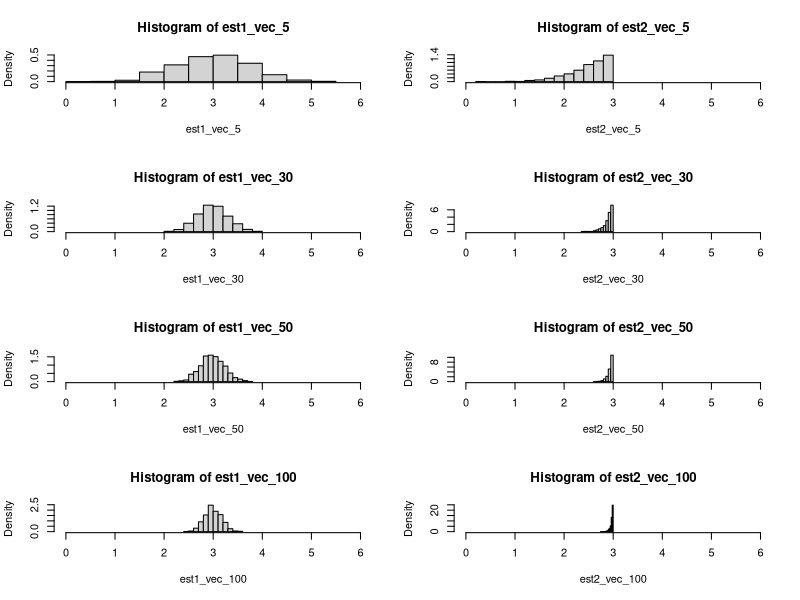
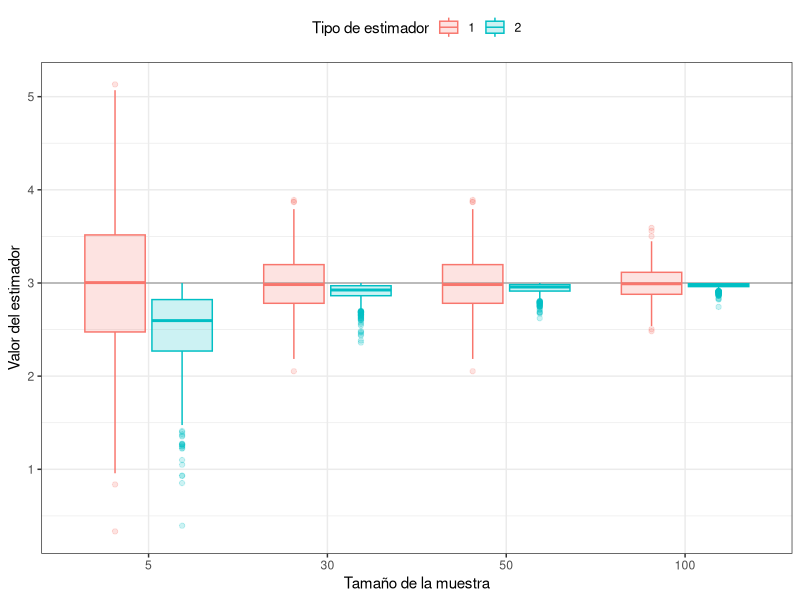

The R script that drew these images, in order:
library(tibble)
library(dplyr)
library(tidyr)
library(ggplot2)

# Ejercicio 1 ####
## 1 ####
a <- c(1.17, 1.75, 0.28, 2.56, 2.36, 0.36, 1.82, 0.24, 1.17, 1.86)
b <- c(0.66, 0.07, 0.62, 0.65, 1.33, 0.40, 1.17, 1.11, 2.01, 2.98)

est1 <- function(x) {
  2*mean(x)
}

est2 <- function(x) {
  max(x)
}

est1(a)
est2(a)
est1(b)
est2(b)

## 2 ####
set.seed(123)
x <- runif(n = 5, min = 0, max = 3)
x

## 3 ####
est1(x)

## 4, 5 y 6 ####
m <- 1000
set.seed(123)
est1_vec_5 <- 1:m
est2_vec_5 <- 1:m
est1_vec_30 <- 1:m
est2_vec_30 <- 1:m
est1_vec_50 <- 1:m
est2_vec_50 <- 1:m
est1_vec_100 <- 1:m
est2_vec_100 <- 1:m

set.seed(123)
for (i in seq(1,m)) {
  x_5 <- runif(n = 5, min = 0, max = 3)
  est1_vec_5[i] <- est1(x_5)
  est2_vec_5[i] <- est2(x_5)
}
set.seed(123)
for (i in seq(1,m)) {
  x_30 <- runif(n = 30, min = 0, max = 3)
  est1_vec_30[i] <- est1(x_30)
  est2_vec_30[i] <- est2(x_30)
}
set.seed(123)
for (i in seq(1,m)) {
  x_50 <- runif(n = 50, min = 0, max = 3)
  est1_vec_50[i] <- est1(x_50)
  est2_vec_50[i] <- est2(x_50)
}
set.seed(123)
for (i in seq(1,m)) {
  x_100 <- runif(n = 100, min = 0, max = 3)
  est1_vec_100[i] <- est1(x_100)
  est2_vec_100[i] <- est2(x_100)
}

par(mfrow = c(4,2))

hist(est1_vec_5, xlim=c(0, 6), prob = TRUE)
hist(est2_vec_5, xlim=c(0, 6), prob = TRUE)
hist(est1_vec_30, xlim=c(0, 6), prob = TRUE)
hist(est2_vec_30, xlim=c(0, 6), prob = TRUE)
hist(est1_vec_50, xlim=c(0, 6), prob = TRUE)
hist(est2_vec_50, xlim=c(0, 6), prob = TRUE)
hist(est1_vec_100, xlim=c(0, 6), prob = TRUE)
hist(est2_vec_100, xlim=c(0, 6), prob = TRUE)

# Ejercicio 2 ####
## 7, 8 y 9 ####
B_est1 <- mean(est1_vec_100) - 3
B_est1

B_est2 <- mean(est2_vec_100) - 3
B_est2

# El estimador 1 tiene menos sesgo

# A continuacion comparo todos los sesgos
m_vec <- c(rep(5, 2*m), rep(30, 2*m), rep(50, 2*m), rep(100, 2*m))
est_vec <- c(rep(1, m), rep(2, m), rep(1, m), rep(2, m), rep(1, m), rep(2, m), rep(1, m), rep(2, m))
data <- tibble(m = m_vec,
               est = est_vec,
               value = c(est1_vec_5, est2_vec_5, est1_vec_30, est2_vec_30, est1_vec_30, est2_vec_50, est1_vec_100, est2_vec_100))

data %>% ggplot(aes(x = factor(m), y = value, color = factor(est), fill = factor(est))) +
  geom_hline(yintercept = 3, alpha  = .3) +
  geom_boxplot(alpha = .2) +
  labs(x = "Tamaño de la muestra",
       y = "Valor del estimador",
       color = "Tipo de estimador", 
       fill = "Tipo de estimador") +
  theme_bw() +
  theme(legend.position = "top")

# Ejercicio 3 ####
## 13, 14 y 15 ####
data_summ <- data %>% group_by(m, est) %>%
  summarise(bias = mean(value)-3,
            var = mean((value-mean(value))^2),
            EMSE = mean((value-3)^2))
data_summ

# El EMSE que es un estimador del MSE, es la suma del sesgo empirico al cuadrado mas la varianza empirica
            